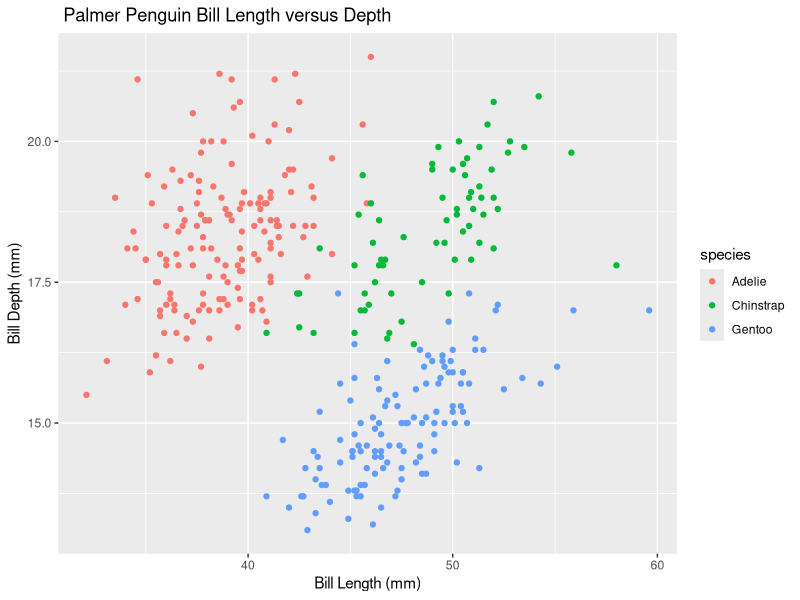
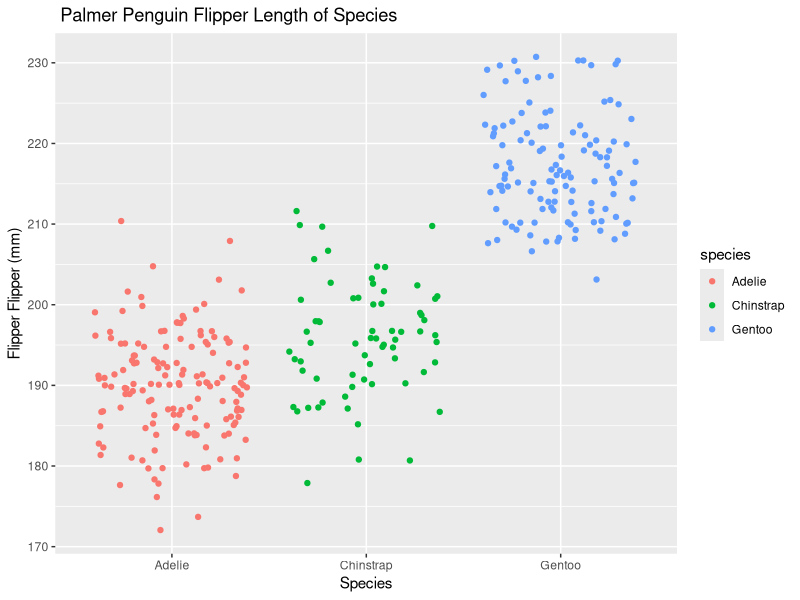

Write the R code that produced these figures, in order.
## ---- chunk 1
library(tidyverse)
library(palmerpenguins)
## ---- chunk 2
fx = expression(x ^ 2)
x = 3
df_dx = D(fx,'x')
df_dx
slope = eval(df_dx)
slope
## ---- chunk 3
Pa = expression(2*((3*a + 2)^4) - 5)
a = 1.2
dP_da = D(Pa,'a')
dP_da
slope = eval(dP_da)
slope
## ---- chunk 4
ggplot(data = penguins, aes(x=bill_length_mm, y=bill_depth_mm,color=species))+
  geom_point()+
  labs(x="Bill Length (mm)",y="Bill Depth (mm)",title=" Palmer Penguin Bill Length versus Depth")
## ---- chunk 5
ggplot(data = penguins, aes(x=species, y=flipper_length_mm,color=species))+
  geom_jitter()+
  labs(x="Species",y="Flipper Flipper (mm)",title=" Palmer Penguin Flipper Length of Species")
